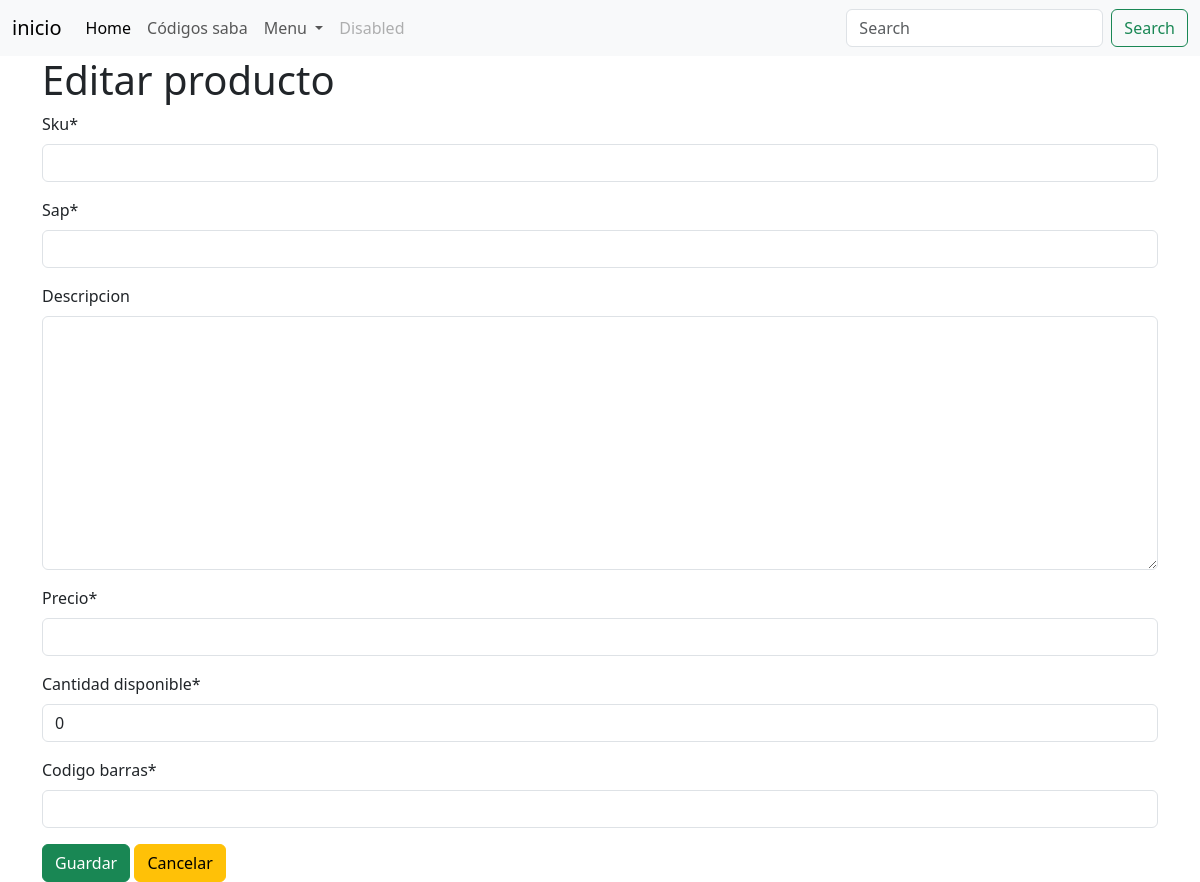
Before: /ProductoEdit/9 with the older database file.
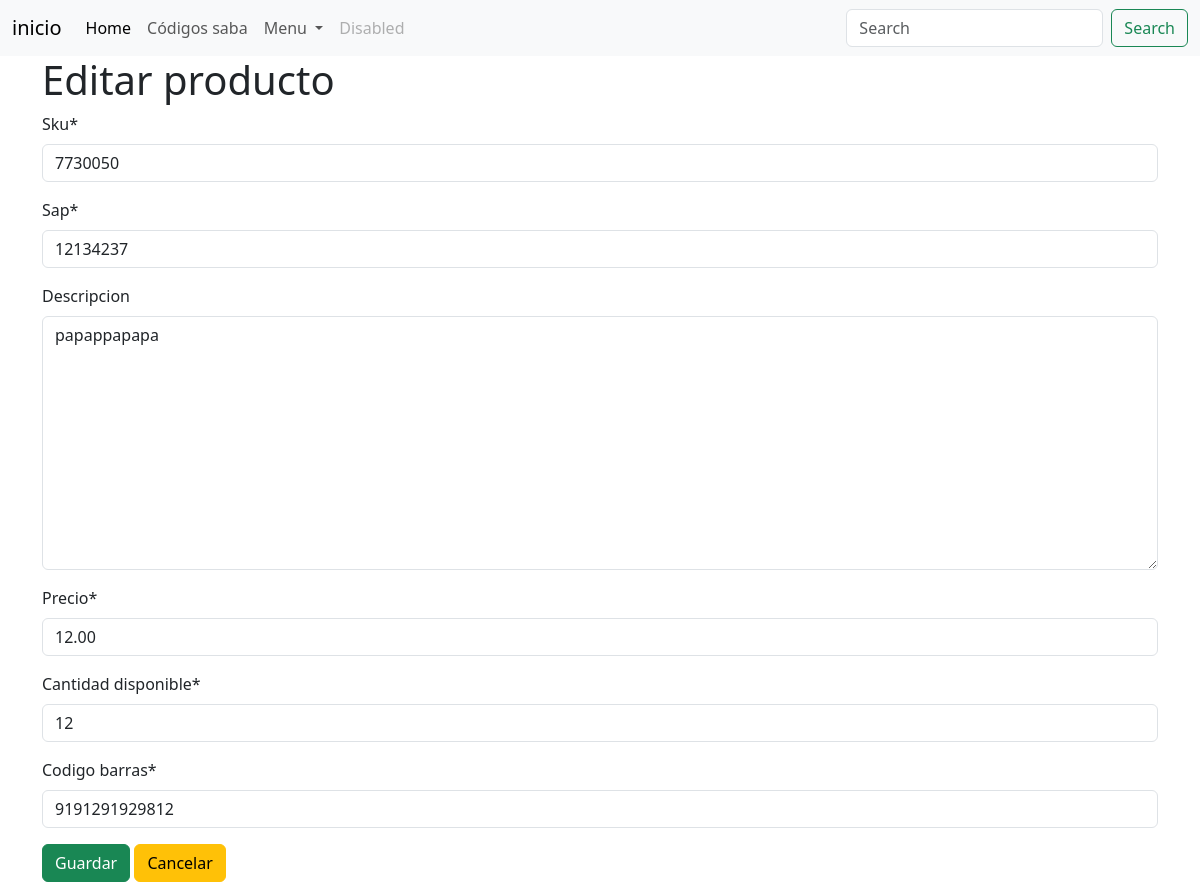
After: the same page with the newer database file.
### ScanBarApp/models.py (models this page shows)
class Barcode(models.Model):
    sku = models.CharField(max_length=200)
    sap = models.CharField(max_length=8, null=True)
    descripcion = models.TextField(blank=True, null=True)
    precio = models.DecimalField(max_digits=10, decimal_places=2)
    cantidad_disponible = models.IntegerField(default=0)
    codigo_barras = models.CharField(max_length=100, unique=False)

### ScanBarApp/views.py (the view)
# urls.py: path('ProductoEdit/<int:id_producto>', FormularioProductView.editProducto, name = 'editProducto'),
    def editProducto(request, id_producto):
        producto = Barcode.objects.filter(id=id_producto).first()
        form = FormularioProducts(instance=producto)
        return render(request, "productoEdit.html", {"form": form, "producto":producto})

### ScanBarApp/forms.py
class FormularioProducts(forms.ModelForm):
    class Meta:
        model = Barcode
        fields = '__all__'

### ScanBarOpls/Templates/productoEdit.html (shortened to what this page needs)
{% extends 'index.html'%}
{% load crispy_forms_tags  %}
{% block content %}
<h1>Editar producto</h1>
<form action="{%url 'actualizarProducto' producto.id%}" method="post">
    {{ form|crispy }}
    <button type="submit" class="btn btn-success">Guardar</button>
    <a class="btn btn-warning" href="{% url 'listarProducto'%}">Cancelar</a>
</form>
{% endblock %}

Changed rows visible on the page:
added Barcode: sku "7730050", sap "12134237", descripcion "papappapapa", precio "12.00", cantidad_disponible "12", codigo_barras "9191291929812"
Other visible differences:
form field cantidad_disponible: "0" → (not shown)
